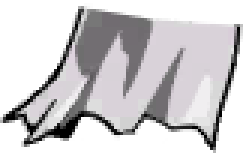
#> input picture source_art/C016/b_maozi2.png, 82 x 51 px, given as the content of the folder ../source_art/C016/b_maozi2.png, which was not available (shown 3 times larger)
$ python key_alpha.py ../source_art/C016/b_maozi2.png
#> lines starting #> are read from the running program, lines starting #| are printed output that depends on the picture
# 精灵条去底色：取四角均色为背景，按 RGB 距离重算 alpha（距离近=透明，远=不透明）
# 用法: python key_alpha.py <目录>   —— 就地改写目录下所有 PNG
import sys, glob
import numpy as np
from PIL import Image

THRESH_LO = 10.0   # 距离低于此值 = 背景，全透明
SLOPE = 4.0        # 距离超出部分的 alpha 斜率（dist 73+ 即全不透明）

for p in sorted(glob.glob(sys.argv[1] + "/*.png")):
    im = Image.open(p).convert("RGBA")
#> im is the input picture: PIL image 82x51 RGBA; mean R, G, B, A 94.4, 92.2, 94.4, 141.2
    a = np.asarray(im).astype(np.float32)
    w, h = im.size
#> w = 82; h = 51
    corners = np.array([a[0, 0, :3], a[0, w - 1, :3], a[h - 1, 0, :3], a[h - 1, w - 1, :3]])
#> corners = [[0, 0, 0], [0, 0, 0], [0, 0, 0], [0, 0, 0]]
    bg = corners.mean(axis=0)
#> bg = [0, 0, 0]
    dist = np.sqrt(((a[:, :, :3] - bg) ** 2).sum(axis=2))
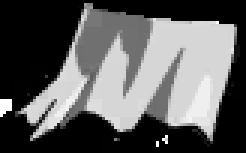
#> dist: shape (51, 82) float32 (shown 3 times larger); min 0, max 441.7, mean 162.3; drawn with min black and max white
    alpha = np.clip((dist - THRESH_LO) * SLOPE, 0, 255)
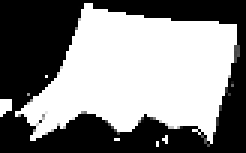
#> alpha: shape (51, 82) float32 (shown 3 times larger); min 0, max 255, mean 132.1
    a[:, :, 3] = alpha
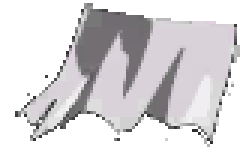
#> a: shape (51, 82, 4) float32 (shown 3 times larger); mean R, G, B, A 94.4, 92.2, 94.4, 132.1; transparent parts drawn white
    Image.fromarray(a.astype(np.uint8)).save(p)
    print(p.split("\\")[-1], "bg=", bg.astype(int), "done")
#| _only/b_maozi2.png bg= [0 0 0] done
